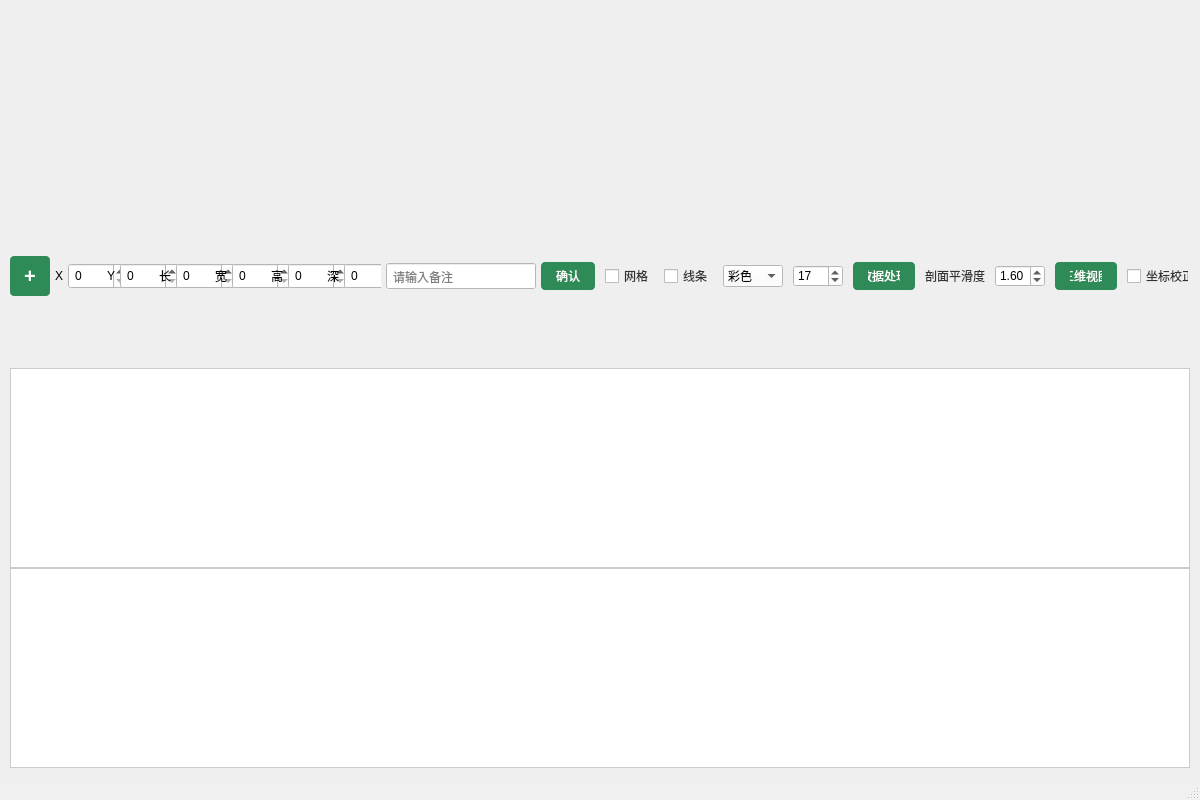
<?xml version="1.0" encoding="UTF-8"?>
<ui version="4.0">
 <class>DetailWindow</class>
 <widget class="QMainWindow" name="DetailWindow">
  <property name="geometry">
   <rect>
    <x>0</x>
    <y>0</y>
    <width>1200</width>
    <height>800</height>
   </rect>
  </property>
  <property name="minimumSize">
   <size>
    <width>1200</width>
    <height>800</height>
   </size>
  </property>
  <property name="windowTitle">
   <string>数据分析客户端</string>
  </property>
  <widget class="QWidget" name="centralwidget">
   <layout class="QVBoxLayout" name="main_layout">
    <property name="spacing">
     <number>5</number>
    </property>
    <property name="leftMargin">
     <number>10</number>
    </property>
    <property name="topMargin">
     <number>10</number>
    </property>
    <property name="rightMargin">
     <number>10</number>
    </property>
    <property name="bottomMargin">
     <number>10</number>
    </property>
    <item>
     <widget class="QWidget" name="top_bar">
      <layout class="QHBoxLayout" name="top_bar_layout">
       <property name="spacing">
        <number>0</number>
       </property>
       <property name="leftMargin">
        <number>0</number>
       </property>
       <property name="topMargin">
        <number>0</number>
       </property>
       <property name="rightMargin">
        <number>0</number>
       </property>
       <property name="bottomMargin">
        <number>5</number>
       </property>
       <item>
        <widget class="QPushButton" name="back_btn">
         <property name="minimumSize">
          <size>
           <width>36</width>
           <height>36</height>
          </size>
         </property>
         <property name="maximumSize">
          <size>
           <width>36</width>
           <height>36</height>
          </size>
         </property>
         <property name="objectName">
          <string>back_button</string>
         </property>
         <property name="styleSheet">
          <string notr="true">QPushButton {
    background-color: transparent;
    border: none;
}
QPushButton:hover {
    background-color: #e0e0e0;
    border-radius: 18px;
}</string>
         </property>
         <property name="toolTip">
          <string>返回</string>
         </property>
        </widget>
       </item>
       <item>
        <spacer name="horizontalSpacer">
         <property name="orientation">
          <enum>Qt::Horizontal</enum>
         </property>
         <property name="sizeHint" stdset="0">
          <size>
           <width>40</width>
           <height>20</height>
          </size>
         </property>
        </spacer>
       </item>
      </layout>
     </widget>
    </item>
    <item>
     <widget class="QWidget" name="toolbar">
      <layout class="QHBoxLayout" name="toolbar_layout">
       <property name="spacing">
        <number>10</number>
       </property>
       <property name="leftMargin">
        <number>0</number>
       </property>
       <property name="topMargin">
        <number>0</number>
       </property>
       <property name="rightMargin">
        <number>0</number>
       </property>
       <property name="bottomMargin">
        <number>0</number>
       </property>
       <item>
        <widget class="QWidget" name="left_tools">
         <layout class="QHBoxLayout" name="left_layout">
          <property name="spacing">
           <number>5</number>
          </property>
          <property name="leftMargin">
           <number>0</number>
          </property>
          <property name="topMargin">
           <number>0</number>
          </property>
          <property name="rightMargin">
           <number>0</number>
          </property>
          <property name="bottomMargin">
           <number>0</number>
          </property>
          <item>
           <widget class="QPushButton" name="add_btn">
            <property name="minimumSize">
             <size>
              <width>40</width>
              <height>40</height>
             </size>
            </property>
            <property name="maximumSize">
             <size>
              <width>40</width>
              <height>40</height>
             </size>
            </property>
            <property name="text">
             <string>+</string>
            </property>
            <property name="styleSheet">
             <string notr="true">QPushButton {
    background-color: #2E8B57;
    color: white;
    border-radius: 4px;
    font-size: 20px;
    font-weight: bold;
}
QPushButton:hover {
    background-color: #3CB371;
}</string>
            </property>
           </widget>
          </item>
          <item>
           <widget class="QWidget" name="coord_group">
            <layout class="QHBoxLayout" name="coord_layout">
             <property name="spacing">
              <number>5</number>
             </property>
             <property name="leftMargin">
              <number>0</number>
             </property>
             <property name="topMargin">
              <number>0</number>
             </property>
             <property name="rightMargin">
              <number>0</number>
             </property>
             <property name="bottomMargin">
              <number>0</number>
             </property>
             <item>
              <widget class="QLabel" name="x_label">
               <property name="text">
                <string>X</string>
               </property>
              </widget>
             </item>
             <item>
              <widget class="QSpinBox" name="x_spin">
               <property name="minimumSize">
                <size>
                 <width>60</width>
                 <height>0</height>
                </size>
               </property>
               <property name="maximumSize">
                <size>
                 <width>60</width>
                 <height>16777215</height>
                </size>
               </property>
               <property name="styleSheet">
                <string notr="true">QSpinBox { background-color: white; padding: 2px; }</string>
               </property>
              </widget>
             </item>
             <item>
              <widget class="QLabel" name="y_label">
               <property name="text">
                <string>Y</string>
               </property>
              </widget>
             </item>
             <item>
              <widget class="QSpinBox" name="y_spin">
               <property name="minimumSize">
                <size>
                 <width>60</width>
                 <height>0</height>
                </size>
               </property>
               <property name="maximumSize">
                <size>
                 <width>60</width>
                 <height>16777215</height>
                </size>
               </property>
               <property name="styleSheet">
                <string notr="true">QSpinBox { background-color: white; padding: 2px; }</string>
               </property>
              </widget>
             </item>
             <item>
              <widget class="QLabel" name="length_label">
               <property name="text">
                <string>长</string>
               </property>
              </widget>
             </item>
             <item>
              <widget class="QSpinBox" name="length_spin">
               <property name="minimumSize">
                <size>
                 <width>60</width>
                 <height>0</height>
                </size>
               </property>
               <property name="maximumSize">
                <size>
                 <width>60</width>
                 <height>16777215</height>
                </size>
               </property>
               <property name="styleSheet">
                <string notr="true">QSpinBox { background-color: white; padding: 2px; }</string>
               </property>
              </widget>
             </item>
             <item>
              <widget class="QLabel" name="width_label">
               <property name="text">
                <string>宽</string>
               </property>
              </widget>
             </item>
             <item>
              <widget class="QSpinBox" name="width_spin">
               <property name="minimumSize">
                <size>
                 <width>60</width>
                 <height>0</height>
                </size>
               </property>
               <property name="maximumSize">
                <size>
                 <width>60</width>
                 <height>16777215</height>
                </size>
               </property>
               <property name="styleSheet">
                <string notr="true">QSpinBox { background-color: white; padding: 2px; }</string>
               </property>
              </widget>
             </item>
             <item>
              <widget class="QLabel" name="height_label">
               <property name="text">
                <string>高</string>
               </property>
              </widget>
             </item>
             <item>
              <widget class="QSpinBox" name="height_spin">
               <property name="minimumSize">
                <size>
                 <width>60</width>
                 <height>0</height>
                </size>
               </property>
               <property name="maximumSize">
                <size>
                 <width>60</width>
                 <height>16777215</height>
                </size>
               </property>
               <property name="styleSheet">
                <string notr="true">QSpinBox { background-color: white; padding: 2px; }</string>
               </property>
              </widget>
             </item>
             <item>
              <widget class="QLabel" name="depth_label">
               <property name="text">
                <string>深</string>
               </property>
              </widget>
             </item>
             <item>
              <widget class="QSpinBox" name="depth_spin">
               <property name="minimumSize">
                <size>
                 <width>60</width>
                 <height>0</height>
                </size>
               </property>
               <property name="maximumSize">
                <size>
                 <width>60</width>
                 <height>16777215</height>
                </size>
               </property>
               <property name="styleSheet">
                <string notr="true">QSpinBox { background-color: white; padding: 2px; }</string>
               </property>
              </widget>
             </item>
            </layout>
           </widget>
          </item>
          <item>
           <widget class="QLineEdit" name="note_edit">
            <property name="minimumSize">
             <size>
              <width>150</width>
              <height>0</height>
             </size>
            </property>
            <property name="maximumSize">
             <size>
              <width>150</width>
              <height>16777215</height>
             </size>
            </property>
            <property name="placeholderText">
             <string>请输入备注</string>
            </property>
            <property name="styleSheet">
             <string notr="true">QLineEdit { background-color: white; padding: 4px; }</string>
            </property>
           </widget>
          </item>
          <item>
           <widget class="QPushButton" name="confirm_btn">
            <property name="text">
             <string>确认</string>
            </property>
            <property name="styleSheet">
             <string notr="true">QPushButton {
    background-color: #2E8B57;
    color: white;
    padding: 5px 15px;
    border-radius: 4px;
}
QPushButton:hover {
    background-color: #3CB371;
}</string>
            </property>
           </widget>
          </item>
         </layout>
        </widget>
       </item>
       <item>
        <spacer name="horizontalSpacer_2">
         <property name="orientation">
          <enum>Qt::Horizontal</enum>
         </property>
         <property name="sizeHint" stdset="0">
          <size>
           <width>40</width>
           <height>20</height>
          </size>
         </property>
        </spacer>
       </item>
       <item>
        <widget class="QWidget" name="right_tools">
         <layout class="QHBoxLayout" name="right_layout">
          <property name="spacing">
           <number>10</number>
          </property>
          <property name="leftMargin">
           <number>0</number>
          </property>
          <property name="topMargin">
           <number>0</number>
          </property>
          <property name="rightMargin">
           <number>0</number>
          </property>
          <property name="bottomMargin">
           <number>0</number>
          </property>
          <item>
           <widget class="QCheckBox" name="grid_check">
            <property name="text">
             <string>网格</string>
            </property>
            <property name="styleSheet">
             <string notr="true">QCheckBox { color: #333; }</string>
            </property>
           </widget>
          </item>
          <item>
           <widget class="QCheckBox" name="line_check">
            <property name="text">
             <string>线条</string>
            </property>
            <property name="styleSheet">
             <string notr="true">QCheckBox { color: #333; }</string>
            </property>
           </widget>
          </item>
          <item>
           <widget class="QComboBox" name="color_combo">
            <property name="minimumSize">
             <size>
              <width>60</width>
              <height>0</height>
             </size>
            </property>
            <property name="maximumSize">
             <size>
              <width>60</width>
              <height>16777215</height>
             </size>
            </property>
            <property name="styleSheet">
             <string notr="true">QComboBox { background-color: white; }</string>
            </property>
            <item>
             <property name="text">
              <string>彩色</string>
             </property>
            </item>
           </widget>
          </item>
          <item>
           <widget class="QSpinBox" name="brightness_spin">
            <property name="minimumSize">
             <size>
              <width>50</width>
              <height>0</height>
             </size>
            </property>
            <property name="maximumSize">
             <size>
              <width>50</width>
              <height>16777215</height>
             </size>
            </property>
            <property name="minimum">
             <number>0</number>
            </property>
            <property name="maximum">
             <number>100</number>
            </property>
            <property name="value">
             <number>17</number>
            </property>
            <property name="styleSheet">
             <string notr="true">QSpinBox { background-color: white; }</string>
            </property>
           </widget>
          </item>
          <item>
           <widget class="QPushButton" name="process_btn">
            <property name="text">
             <string>数据处理</string>
            </property>
            <property name="styleSheet">
             <string notr="true">QPushButton {
    background-color: #2E8B57;
    color: white;
    padding: 5px 15px;
    border-radius: 4px;
}
QPushButton:hover {
    background-color: #3CB371;
}</string>
            </property>
           </widget>
          </item>
          <item>
           <widget class="QLabel" name="smoothness_label">
            <property name="text">
             <string>剖面平滑度</string>
            </property>
            <property name="styleSheet">
             <string notr="true">QLabel { color: #333; }</string>
            </property>
           </widget>
          </item>
          <item>
           <widget class="QDoubleSpinBox" name="smoothness_spin">
            <property name="minimumSize">
             <size>
              <width>50</width>
              <height>0</height>
             </size>
            </property>
            <property name="maximumSize">
             <size>
              <width>50</width>
              <height>16777215</height>
             </size>
            </property>
            <property name="value">
             <double>1.600000000000000</double>
            </property>
            <property name="styleSheet">
             <string notr="true">QDoubleSpinBox { background-color: white; }</string>
            </property>
           </widget>
          </item>
          <item>
           <widget class="QPushButton" name="view_3d_btn">
            <property name="text">
             <string>三维视图</string>
            </property>
            <property name="styleSheet">
             <string notr="true">QPushButton {
    background-color: #2E8B57;
    color: white;
    padding: 5px 15px;
    border-radius: 4px;
}
QPushButton:hover {
    background-color: #3CB371;
}</string>
            </property>
           </widget>
          </item>
          <item>
           <widget class="QCheckBox" name="coord_correction">
            <property name="text">
             <string>坐标校正</string>
            </property>
            <property name="styleSheet">
             <string notr="true">QCheckBox { color: #333; }</string>
            </property>
           </widget>
          </item>
         </layout>
        </widget>
       </item>
      </layout>
     </widget>
    </item>
    <item>
     <widget class="QWidget" name="image_area">
      <layout class="QVBoxLayout" name="image_layout">
       <property name="spacing">
        <number>0</number>
       </property>
       <property name="leftMargin">
        <number>0</number>
       </property>
       <property name="topMargin">
        <number>0</number>
       </property>
       <property name="rightMargin">
        <number>0</number>
       </property>
       <property name="bottomMargin">
        <number>0</number>
       </property>
       <item>
        <widget class="QLabel" name="top_image">
         <property name="minimumSize">
          <size>
           <width>0</width>
           <height>200</height>
          </size>
         </property>
         <property name="styleSheet">
          <string notr="true">QLabel { background-color: white; border: 1px solid #ccc; }</string>
         </property>
        </widget>
       </item>
       <item>
        <widget class="QLabel" name="bottom_image">
         <property name="minimumSize">
          <size>
           <width>0</width>
           <height>200</height>
          </size>
         </property>
         <property name="styleSheet">
          <string notr="true">QLabel { background-color: white; border: 1px solid #ccc; }</string>
         </property>
        </widget>
       </item>
      </layout>
     </widget>
    </item>
   </layout>
  </widget>
  <widget class="QStatusBar" name="statusbar">
   <property name="styleSheet">
    <string notr="true">QStatusBar { background-color: #f0f0f0; }</string>
   </property>
  </widget>
 </widget>
 <resources/>
 <connections/>
</ui> 
